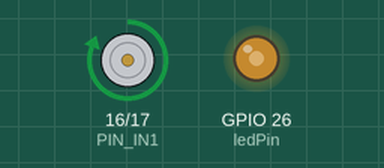
Recording of a sketch running on a simulated ESP32. Shown: motor-driver pin pairs drawn as motors (green arrow = first pin HIGH = forward, orange = second pin HIGH = backward, longer = more drive), output pins drawn as LEDs (lit = HIGH).

Above: at 0.05 s.
At 9.45 s:
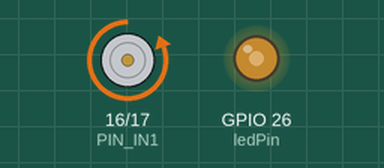
At 14.15 s:
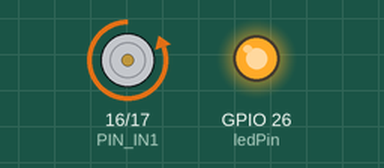
At 18.95 s:
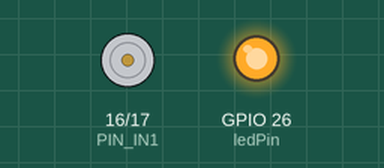
Timing chart, 0 to 24.7 s (numbered marks = the images above):
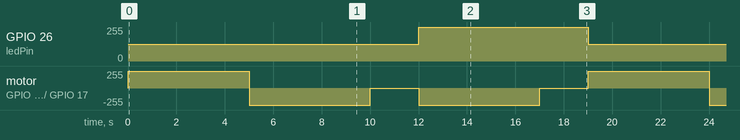

Measured:
- by itself, GPIO 26 (ledPin): alternates 255/255 for 7.0 s and 127/255 for 12.0 s
- by itself, motor on GPIO 16 (PIN_IN1) / GPIO 17 (PIN_IN2): repeats every 19.0 s: 2 × (backward 255/255 5.0 s, stopped 2.0 s), forward 255/255 5.0 s

The sketch:

motor_test.ino
```cpp
const int PIN_IN1 = 16;
const int PIN_IN2 = 17;
const int ledPin = 26;// PWM


void setup(){
  pinMode(PIN_IN1,OUTPUT);
  pinMode(PIN_IN2,OUTPUT);
  ledcSetup(0,12800,8);

  //ピンをチャンネルに接続
  ledcAttachPin(ledPin,0);
}

void loop(){

    // モーターの回転速度を中間にする
    ledcWrite(0,127);

    // 回転
    digitalWrite(PIN_IN1,HIGH);
    digitalWrite(PIN_IN2,LOW);
    delay(5000);

    // ブレーキ
    digitalWrite(PIN_IN1,HIGH);
    digitalWrite(PIN_IN2,HIGH);

    // 逆回転
    digitalWrite(PIN_IN1,LOW);
    digitalWrite(PIN_IN2,HIGH);
    delay(5000);

    // ブレーキ
    digitalWrite(PIN_IN1,HIGH);
    digitalWrite(PIN_IN2,HIGH);
    delay(2000);

    // モーターの回転速度を最大にする
    ledcWrite(0,255);

    // 逆回転　
    digitalWrite(PIN_IN1,LOW);
    digitalWrite(PIN_IN2,HIGH);
    delay(5000);

    // ストップ
    digitalWrite(PIN_IN1,LOW);
    digitalWrite(PIN_IN2,LOW);
    delay(2000);
}
```
